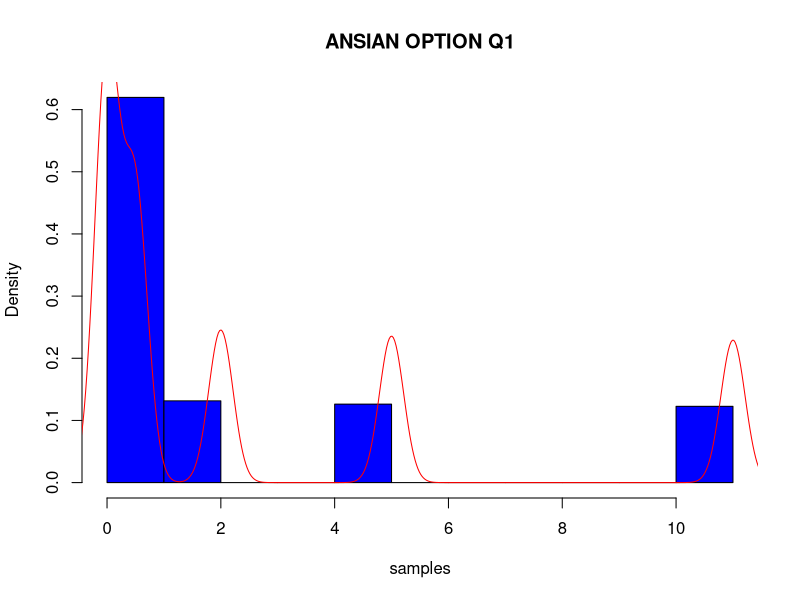
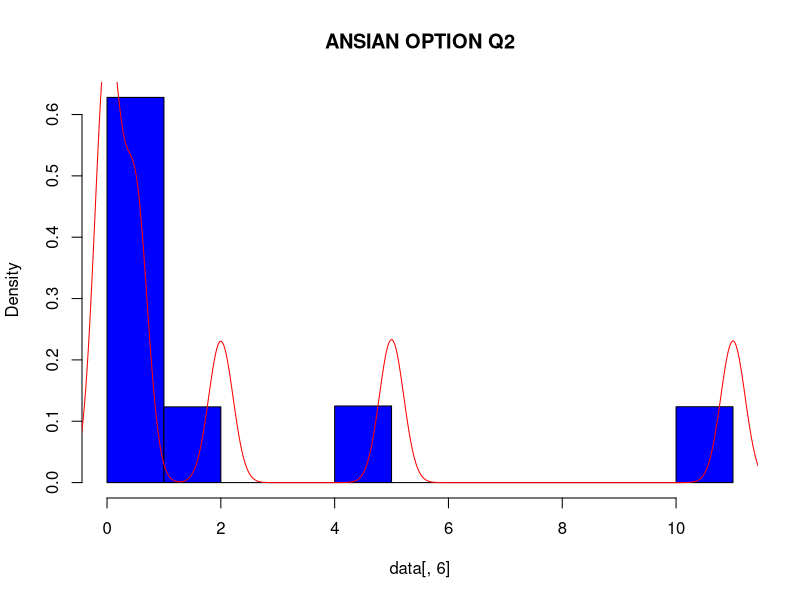
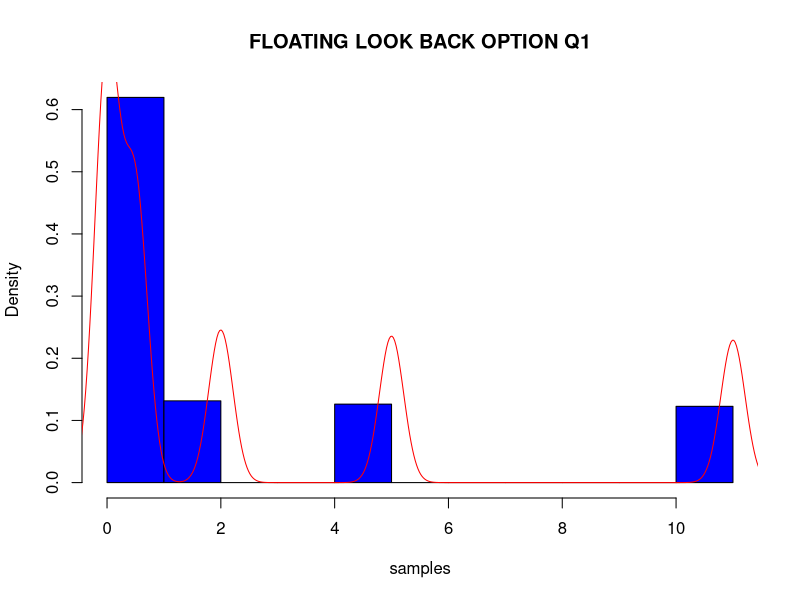
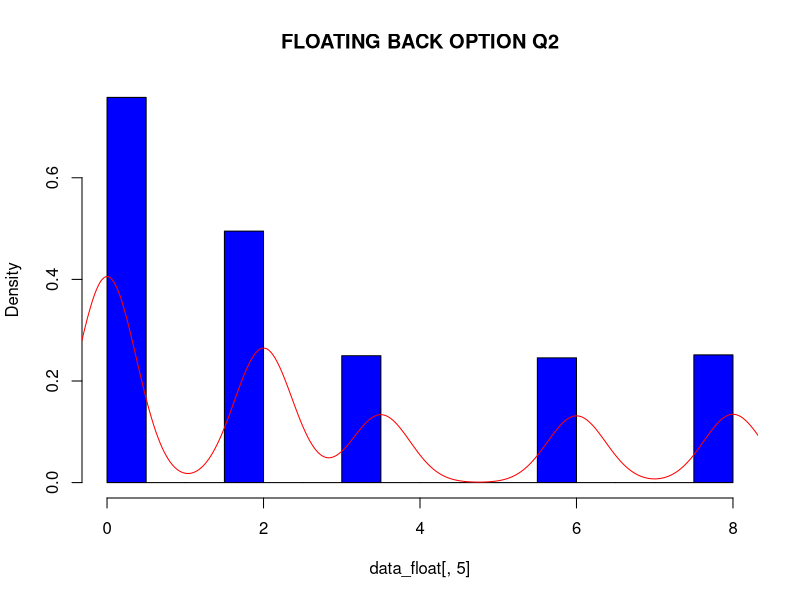
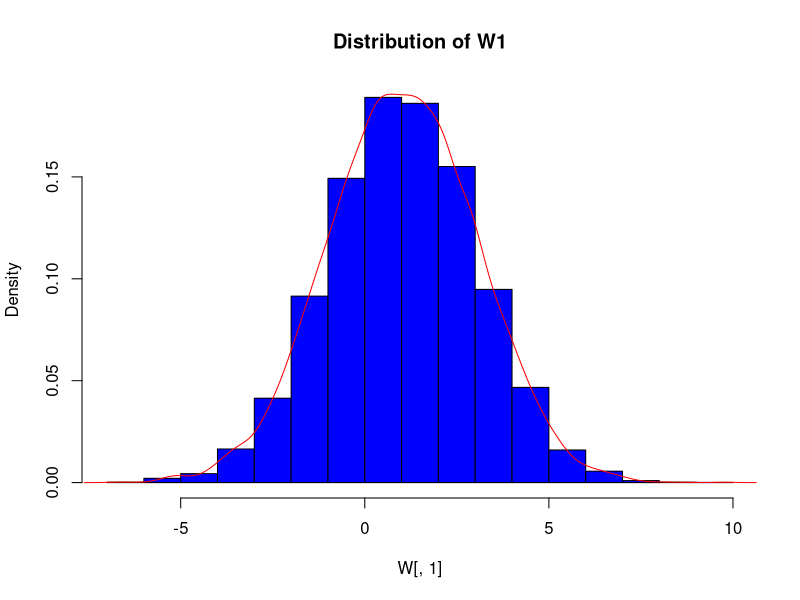
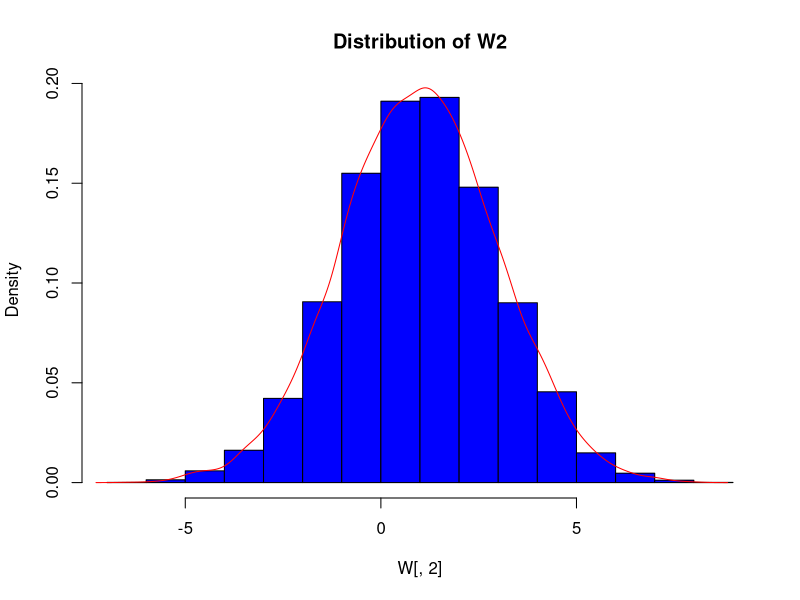
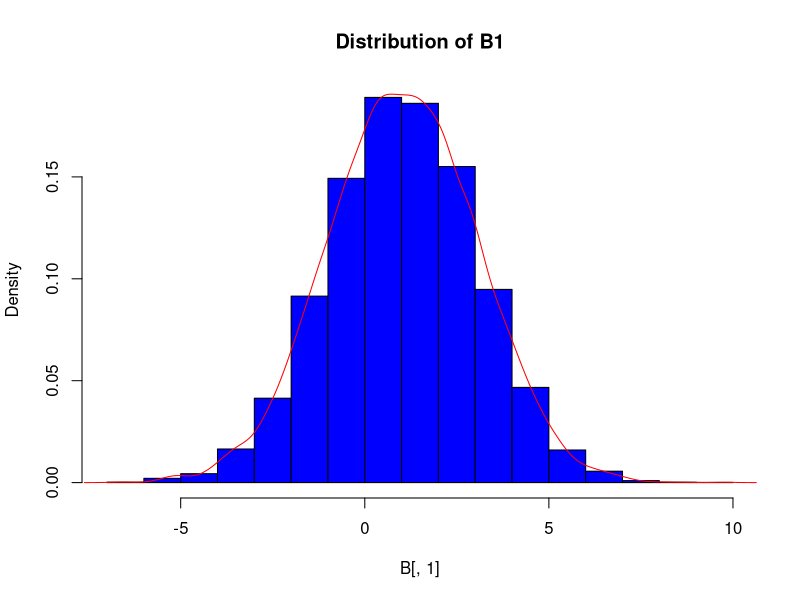
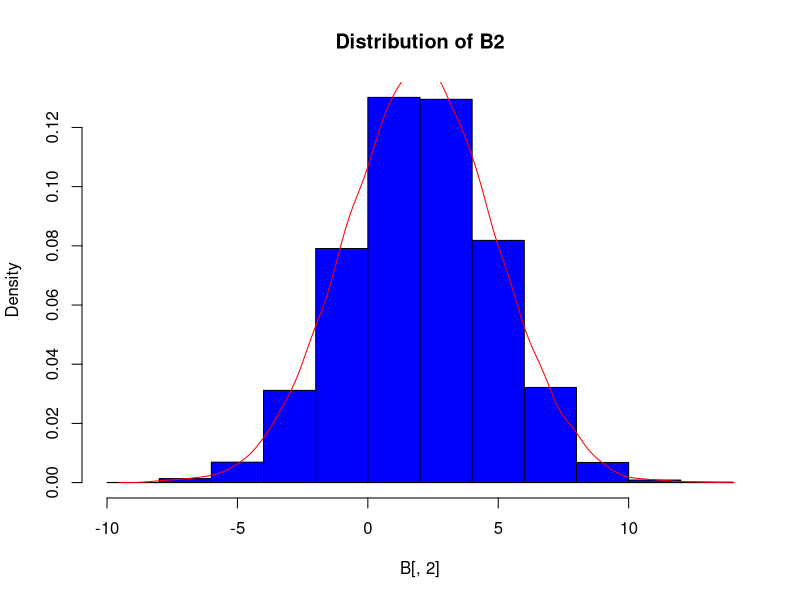

Generate these figures, in order, with R:
## ---- chunk 1
transform_method <- function( vector,value ) {
  U  <- runif(1)
  if(U <= vector[1]){
    return(value[1])
  }
  for(state in 2:length(vector)) {
    if(sum(vector[1:(state-1)]) < U && U <= sum(vector[1:state]) ) {
      return(value[state])
    }
  }
}
## ---- chunk 2
n<-10000
vector<- c(3/8,2/8,1/8,1/8,1/8)
value <- c(0,0.5,2,5,11)
samples     <- numeric(n)
for(i in seq_len(n) ) 
  {
  samples[i] <- transform_method(vector,value)
}
#So the first 100 values of 10000 generating values for V3 look like the following:
samples[1:100]
#expected number of V3 generated is:
expect<-sum(samples)/n
expect
#Since the real expected value is 2.375, so the relative error is:
error<-abs(2.375-expect)/2.375
error
#Histogram for V3:
hist(samples,prob=TRUE,col="blue", main='ANSIAN OPTION Q1')
lines(density(samples),col="red")
## ---- chunk 3
S<-function(s0,u,p,n)
{
  #s0 is initial price,u is up factor, p is p(H), n is periods
  price<-numeric(n+1)
  price[1]<-s0
  for (i in 1:n)
  {
    Berno<-rbinom(1,1,p)
    if(Berno==1) {price[i+1]<-price[i]*u} else {price[i+1]<-price[i]/u}
  }
  return(price)
}
## ---- chunk 4
data<-matrix(0,10000,6)
dimnames(data)<-list(1:10000,c("S0","S1","S2","S3","Y3","E3"))
for(i in 1:10000)
{
  price<-S(4,2,0.5,3)
  for(j in 1:4)
  {
    data[i,j]<-price[j]
  }
  data[i,5]<-sum(price)
  data[i,6]<-max((data[i,5]/4)-4,0)
}
#So the first 10 rows of data look like following:
data[1:10,]
#Histogram for V3:
hist(data[,6],prob=TRUE,col="blue", main='ANSIAN OPTION Q2')
lines(density(data[,6]),col="red")
#expectation of V3
expect<-sum(data[,6])/10000
expect
#Since the real expected value is 2.375, so the relative error is:
error<-abs(2.375-expect)/2.375
error
#error of expectation in 95% confidence interval is
2*sd(data[,6])/(sqrt(10000))
## ---- chunk 5
n<-10000
vector<- c(3/8,2/8,1/8,1/8,1/8)
value <- c(0,2,3.5,6,8)
samples_float   <- numeric(n)
for(i in seq_len(n) ) 
  {
  samples_float[i] <- transform_method(vector,value)
}
#So the first 100 values of the 10000 generating values for V3 is:
samples_float[1:100]
#expected number of V3 generated is:
expect<-sum(samples_float)/n
expect
#Since the real expected value is 2.375, so the relative error is:
error<-abs(2.6875-expect)/2.375
error
#Histogram for V3:
hist(samples,prob=TRUE,col="blue", main='FLOATING LOOK BACK OPTION Q1')
lines(density(samples),col="red")
## ---- chunk 6
data_float<-matrix(0,10000,5)
dimnames(data_float)<-list(1:10000,c("S0","S1","S2","S3","V3"))
for(i in 1:10000)
{
  price<-S(4,2,0.5,3)
  for(j in 1:4)
  {
    data_float[i,j]<-price[j]
  }
  data_float[i,5]<-max(price)-data_float[i,4]
}
#So the first 10 rows for floating back option is
data_float[1:10,]
#Histogram for V3:
hist(data_float[,5],prob=TRUE,col="blue", main='FLOATING BACK OPTION Q2')
lines(density(data_float[,5]),col="red")
#expectation of V3
expect<-sum(data_float[,5])/10000
expect
#Since the real expected value is 2.375, so the relative error is:
error<-abs(2.6875-expect)/2.375
error
#error of expectation in 95% confidence interval is
2*sd(data_float[,5])/(sqrt(10000))
## ---- chunk 7
#create a matrix W for (W1,W2)
W<-matrix(0,10000,2)
dimnames(W)<-list(1:10000,c("W1","W2"))
for (i in 1:10000)
{
  W[i,1]<-rnorm(1,1,2)
  W[i,2]<-rnorm(1,1,2)
}
#So the first 10 values of W is
W[1:10,]
#we can clearly see that W1 and W2 are N(1,4)
hist(W[,1],prob=TRUE,col="blue",main="Distribution of W1")
lines(density(W[,1]),col="red")
hist(W[,2],prob=TRUE,col="blue",main="Distribution of W2")
lines(density(W[,2]),col="red")
## ---- chunk 8
#create a matrix B for (B1,B2)
B<-matrix(0,10000,2)
dimnames(B)<-list(1:10000,c("B1","B2"))
for (i in 1:10000)
{
  B[i,1]<-W[i,1]
  B[i,2]<-sum(W[i,])
}
#So the first 10 values of B is
B[1:10,]
#we can clearly see that B1 is N(1,4) and B2 is N(2,8)
hist(B[,1],prob=TRUE,col="blue",main="Distribution of B1")
lines(density(B[,1]),col="red")
hist(B[,2],prob=TRUE,col="blue",main="Distribution of B2")
lines(density(B[,2]),col="red")
## ---- chunk 9
#We create matrix S for (s1,S2)
S<-matrix(0,10000,2)
dimnames(S)<-list(1:10000,c("S1","S2"))
for (i in 1:10000)
{
  S[i,1]<-exp(B[i,1])
  S[i,2]<-exp(B[i,2])
}
#So the first 10 values of S is
S[1:10,]
#we can clearly see that S1 is Lognormal(1,4) and S2 is Lognormal(2,8)
S1_na<-numeric(10000)
 for (i in 1:10000)
 {
   if(S[i,1]<100) {S1_na[i]=S[i,1]} else {S1_na[i]=NA}
 }
 S1<-S1_na[complete.cases(S1_na)]
hist(S1,prob=TRUE,col="blue",main="Distribution of S1")
lines(density(S1),col="red")
  
hist(S[,2],prob=TRUE,col="blue",main="Distribution of S2")
lines(density(S[,2]),col="red")
## ---- chunk 10
#assign the function to exact_V2
exact_V2 <- function(x) {(1/(4*sqrt(pi)))*(exp(-1/2*((x-2)/sqrt(8))^2))*(exp(x)-3)}
#so the function look like this
curve(sapply(x,exact_V2), from=log(3), to=70,col="red")
#So we can see that value of B2 is mainly interval [log(3),25]
#So the exact expectation of V2 is @-@
integrate(exact_V2, lower = log(3), upper = 25)
integrate(exact_V2, lower = log(3), upper = 500)
#So the exact expected value of V2 is 401.2211 *-*
## ---- chunk 11
S2_to_V2<-matrix(0,10000,2)
dimnames(S2_to_V2)<-list(1:10000,c("S2","V2"))
for(i in 1:10000)
{
  S2_to_V2[i,1]<-S[i,2]
  S2_to_V2[i,2]<-max(S2_to_V2[i,1]-3,0)
}
#So the first 10 values of generation from S2 to V2 is
S2_to_V2[1:10,]
#So the distribution of V2 look like the following
#Since the value of V2 is mainly in 0 to 500, so I only plot in this interval @-@
V2_na<-numeric(10000)
  for (i in 1:10000)
  {
    if(S2_to_V2[i,2]<500) {V2_na[i]=S2_to_V2[i,2]} else {V2_na[i]=NA}
  }
  V2<-V2_na[complete.cases(V2_na)]
  hist(V2,prob=TRUE,col="blue",main="Distribution of V2")
  lines(density(V2),col="red")
#expectation and error of V2 is
expect<-sum(S2_to_V2[,2])/10000
expect
#so the relative error of V2 is
abs(expect-401.2211)/401.2211
#error of expectation in 95% confidence interval is
2*sd(S2_to_V2[,2])/100000

## ---- chunk 12
#assign the function to exact_V2A
exact_V2A <- function(x) {(3/sqrt(40*pi))*(exp(x)-6)*(exp((-9/40)*(x-1)^2))}
#so the function look like this
curve(sapply(x,exact_V2A), from=log(6), to=70,col="red")
#So we can see that value of B2 is mainly interval [log(6),15]
#So the exact expectation of V2 is @-@
integrate(exact_V2A, lower = log(6), upper = 25)
integrate(exact_V2A, lower = log(6), upper = 500)
#So the exact value of V2A is 5.078954 *-*
## ---- chunk 13
G_Asian_option<-matrix(0,10000,4)
dimnames(G_Asian_option)<-list(1:10000,c("S1","S2","Y2","V2A"))
for(i in 1:10000)
{
  G_Asian_option[i,1]<-S[i,1]
  G_Asian_option[i,2]<-S[i,2]
  G_Asian_option[i,3]<-(S[i,1]*S[i,2])^(1/3)
  G_Asian_option[i,4]<-max(G_Asian_option[i,3]-6,0)
}
#So the first 10 values of simulation of Geometric asian call option is
G_Asian_option[1:10,]
#So the distribution of V2A look like the following:
#Since value V2A is mainly on [0,30] so I plot only in this interval:
sum(G_Asian_option[,4]<30)
  V2A_na<-numeric(10000)
  for (i in 1:10000)
  {
    if(G_Asian_option[i,4]<30) {V2A_na[i]=G_Asian_option[i,4]} else {V2A_na[i]=NA}
  }
  V2A<-V2A_na[complete.cases(V2A_na)]
  hist(V2A,prob=TRUE,col="blue",main="Distribution of V2A")
  lines(density(V2A),col="red")
#expectation and error of V2A is
expect<-sum(G_Asian_option[,4])/10000
expect
#relative error is
abs(5.078954-expect)/5.078954
#error of expectation in 95% confidence interval is
2*sd(G_Asian_option[,4])/(sqrt(10000))
